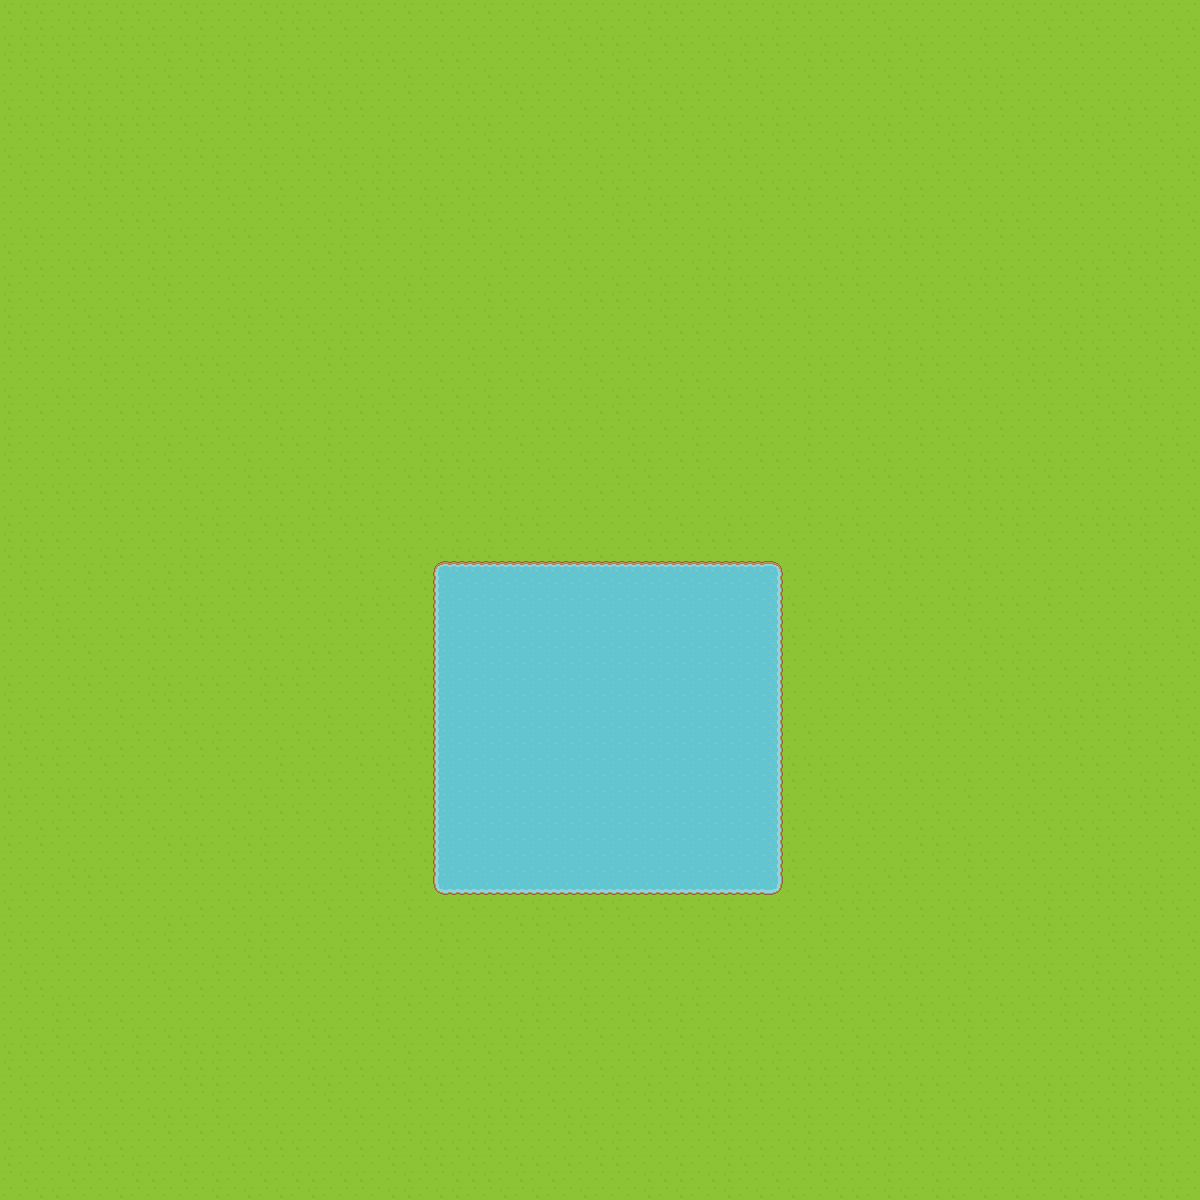

The image is a tile-based game level rendered from a .tmx file. Its description and source (layers, tilesets, objects; grid data summarised) follow:
An orthogonal 75x75 tile map with 16x16 px tiles, 2 tile layers (Tile Layer 1, Tile Layer 2), 1 hidden layer not drawn.

<map version="1.2" tiledversion="1.3.4" orientation="orthogonal" renderorder="left-down" width="75" height="75" tilewidth="16" tileheight="16" infinite="0" nextlayerid="5" nextobjectid="1">
 <tileset firstgid="1" source="base tileset.tsx" />
 <layer id="1" name="Tile Layer 1" width="75" height="75">
  <data>[5625 cells, 5625 non-empty, 11 distinct tile ids]</data>
 </layer>
 <layer id="2" name="Tile Layer 2" width="75" height="75">
  <data>[5625 cells, 0 non-empty, 0 distinct tile ids]</data>
 </layer>
 <objectgroup id="3" name="Object Layer 1" />
 <imagelayer id="4" name="Image Layer 1" visible="0" />
</map>
